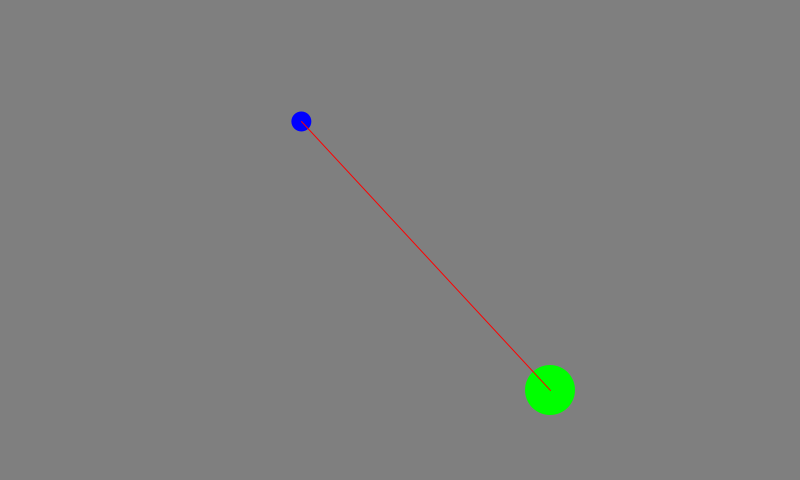
Frame 1 (no input)
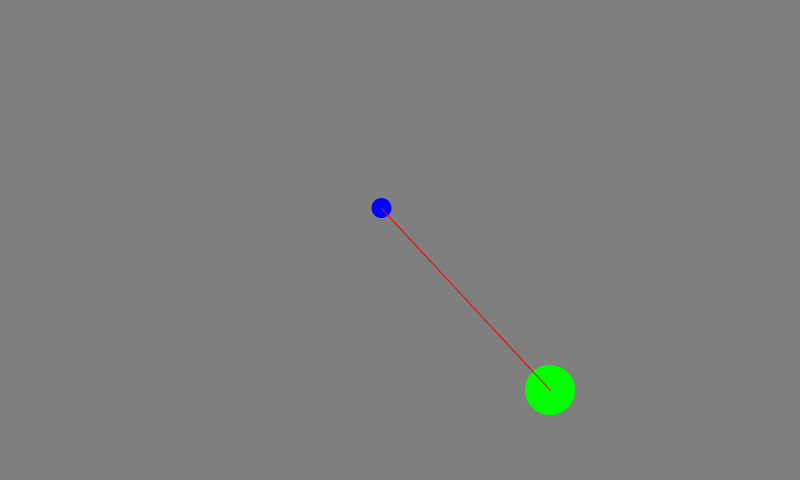
Frame 60 (the mouse pressed at the canvas centre just before this capture)
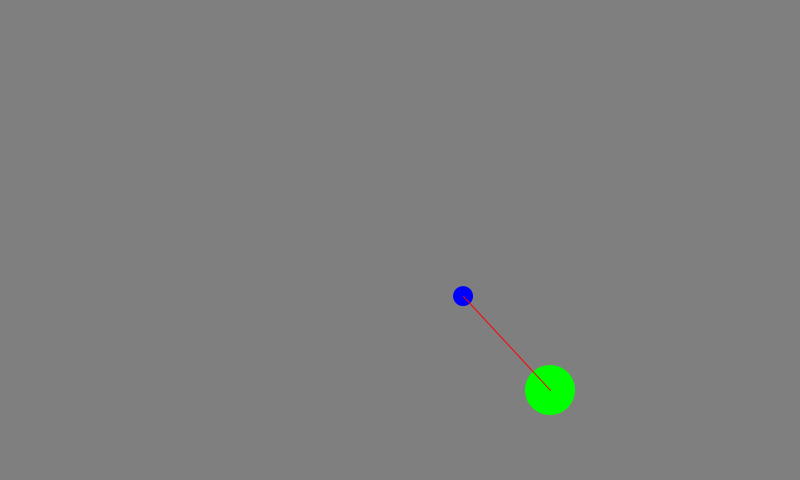
Frame 120 (the mouse held since frame 60 and released just before this capture)

The Processing sketch that drew these frames (run headless with seeded random() and noise(); from frame 60 on, the mouse is pressed at the canvas centre):

// Processing sketch: pr2
// ── pr2.pde
int sx=2;
int sy=2;
float x;
float y;
int attract;
void setup() {
  size (800,480);
  background (128);
  fill (0,0,255);
  noStroke();
  ellipse (300,120,30,30);
  fill (0,255,0);
  noStroke();
  ellipse (550,390,50,50);
  x=300;
  y=120;
  attract=1;
}

void draw () {
  background (127);
  float dis=dist(x,y,550,390);
  if (dis>20&&attract==1) {
    float sx=(550-x)/dist(x,y,550,390);
    float sy=(390-y)/dist(x,y,550,390);
   
    sx=attract*sx*2;
    sy=attract*sy*2;
    
    x=x+sx;
    y=y+sy;
    
  }else{
    attract=-1;

    float sx=(550-x)/dist(x,y,550,390);
    float sy=(390-y)/dist(x,y,550,390);
   
    sx=attract*sx*2;
    sy=attract*sy*2;
    
    x=x+sx;
    y=y+sy;
    
  }
  //Iron 
  fill (0,0,255);
  noStroke();
  ellipse (x,y,20,20);
  //Magnet
  fill (0,255,0);
  noStroke();
  ellipse (550,390,50,50);
  stroke(255,0,0);
  line (x,y,550,390);
}
